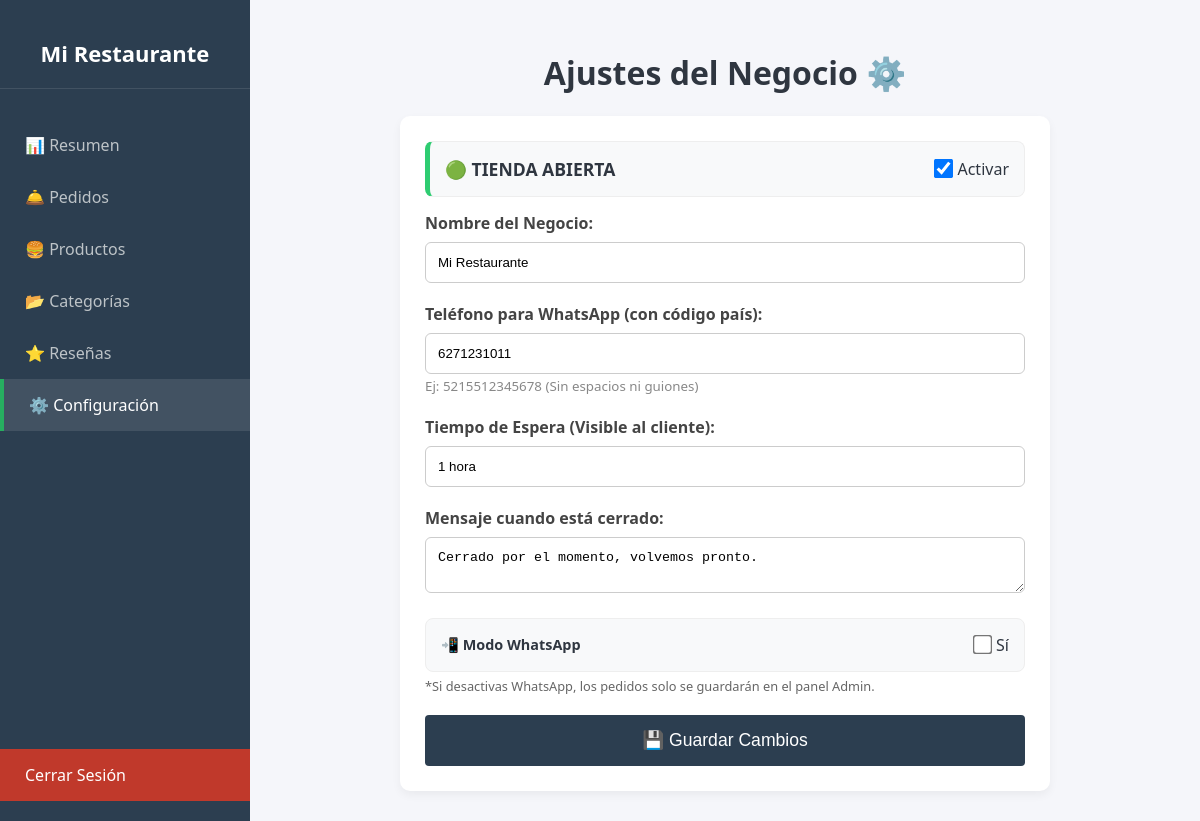
Screenshot of /admin/configuracion.php (signed in) with the database file from the repository.
### tables this page shows
CREATE TABLE `configuracion` (
  `id` int(11) NOT NULL,
  `nombre_negocio` varchar(100) NOT NULL,
  `telefono_whatsapp` varchar(20) NOT NULL,
  `estado_tienda` tinyint(1) DEFAULT 1 COMMENT '1=Abierto, 0=Cerrado',
  `mensaje_cierre` text DEFAULT NULL,
  `logo_sello` varchar(255) DEFAULT NULL,
  `tiempo_estimado` varchar(50) DEFAULT '30-45 min',
  `usar_whatsapp` tinyint(1) DEFAULT 1
);

### admin/configuracion.php (the view, shortened to what this page needs)
<?php
require '../config/db.php';
$stmt = $pdo->query("SELECT * FROM configuracion WHERE id = 1");
$config = $stmt->fetch();
?>
<!DOCTYPE html>
<html lang="es">
<head>
    <link rel="stylesheet" href="css/admin.css">
</head>
<body>
<div class="admin-layout">
    <nav class="sidebar">
        <h2>Mi Restaurante</h2>
        <a href="dashboard.php">📊 Resumen</a>
        <a href="pedidos.php">🛎️ Pedidos</a>
        <a href="productos.php">🍔 Productos</a>
        <a href="categorias.php">📂 Categorías</a>
        <a href="resenas.php">⭐ Reseñas</a>
        <a href="configuracion.php" class="active">⚙️ Configuración</a>
        <a href="logout.php" class="salir">Cerrar Sesión</a>
    </nav>
    <main class="main-content">
        <h1 style="text-align: center;">Ajustes del Negocio ⚙️</h1>
        <div class="config-card">
            <form method="POST">
                <div class="switch-container" style="border-left: 5px solid <?php echo $config['estado_tienda'] ? '#2ecc71' : '#e74c3c'; ?>;">
                    <div class="switch-label">
                        <?php echo $config['estado_tienda'] ? '🟢 TIENDA ABIERTA' : '🔴 TIENDA CERRADA'; ?>
                    </div>
                    <label>
                        <input type="checkbox" name="estado_tienda" <?php echo $config['estado_tienda'] ? 'checked' : ''; ?>>
                        Activar
                    </label>
                </div>
                <div class="form-group">
                    <label>Nombre del Negocio:</label>
                    <input type="text" name="nombre_negocio" class="form-control" value="<?php echo htmlspecialchars($config['nombre_negocio']); ?>">
                </div>
                <div class="form-group">
                    <label>Teléfono para WhatsApp (con código país):</label>
                    <input type="text" name="telefono_whatsapp" class="form-control" value="<?php echo htmlspecialchars($config['telefono_whatsapp']); ?>">
                    <small style="color:#888;">Ej: 5215512345678 (Sin espacios ni guiones)</small>
                </div>
                <div class="form-group">
                    <label>Tiempo de Espera (Visible al cliente):</label>
                    <input type="text" name="tiempo_estimado" class="form-control" value="<?php echo htmlspecialchars($config['tiempo_estimado']); ?>">
                </div>
                <div class="form-group">
                    <label>Mensaje cuando está cerrado:</label>
                    <textarea name="mensaje_cierre" class="form-control" rows="2"><?php echo htmlspecialchars($config['mensaje_cierre']); ?></textarea>
                </div>
                <div class="switch-container">
                    <div class="switch-label" style="font-size: 0.9rem;">
                        📲 Modo WhatsApp
                    </div>
                    <label>
                        <input type="checkbox" name="usar_whatsapp" <?php echo $config['usar_whatsapp'] ? 'checked' : ''; ?>>
                        Sí
                    </label>
                </div>
                <p style="font-size: 0.8rem; color: #666; margin-top: -10px; margin-bottom: 20px;">
                    *Si desactivas WhatsApp, los pedidos solo se guardarán en el panel Admin.
                </p>
                <button type="submit" class="btn btn-main" style="width: 100%; padding: 15px; font-size: 1.1rem;">
                    💾 Guardar Cambios
                </button>
            </form>
        </div>
    </main>
</div>
</body>
</html>

### admin/css/admin.css (style rules this page uses)
:root { --primary: #2c3e50; --accent: #27ae60; --bg: #f5f6fa; --white: #ffffff; --text: #2f3640; }
body { margin: 0; font-family: 'Segoe UI', Tahoma, Geneva, Verdana, sans-serif; background-color: var(--bg); color: var(--text); }
.admin-layout { display: flex; min-height: 100vh; }
.sidebar { width: 250px; background-color: var(--primary); color: var(--white); display: flex; flex-direction: column; padding: 20px 0; }
.sidebar h2 { text-align: center; margin-bottom: 30px; font-size: 22px; border-bottom: 1px solid rgba(255,255,255,0.1); padding-bottom: 20px; }
.sidebar a { color: #bdc3c7; text-decoration: none; padding: 15px 25px; transition: 0.3s; font-size: 16px; }
.sidebar a:hover, .sidebar a.active { background-color: rgba(255,255,255,0.1); color: var(--white); border-left: 4px solid var(--accent); }
.sidebar a.salir { margin-top: auto; background-color: #c0392b; color: white; }
.main-content { flex: 1; padding: 30px; }
.btn { padding: 8px 15px; text-decoration: none; border-radius: 4px; font-size: 14px; display: inline-block; border: none; cursor: pointer; }
.btn-main { background-color: var(--primary); color: white; }

### admin/configuracion.php (style rules this page uses)
.config-card { background: white; padding: 25px; border-radius: 10px; box-shadow: 0 4px 10px rgba(0,0,0,0.05); max-width: 600px; margin: 0 auto; }
.form-group { margin-bottom: 20px; }
.form-group label { display: block; font-weight: bold; margin-bottom: 8px; color: #444; }
.form-control { width: 100%; padding: 12px; border: 1px solid #ccc; border-radius: 6px; box-sizing: border-box; }
.switch-container { display: flex; align-items: center; justify-content: space-between; background: #f8f9fa; padding: 15px; border-radius: 8px; margin-bottom: 15px; border: 1px solid #eee; }
.switch-label { font-size: 1.1rem; font-weight: bold; }
input[type=checkbox] { transform: scale(1.5); cursor: pointer; }

### rows the page displays
configuracion: estado_tienda "☑", nombre_negocio "Mi Restaurante", telefono_whatsapp "6271231011", tiempo_estimado "1 hora", mensaje_cierre "Cerrado por el momento, volvemos pronto."
